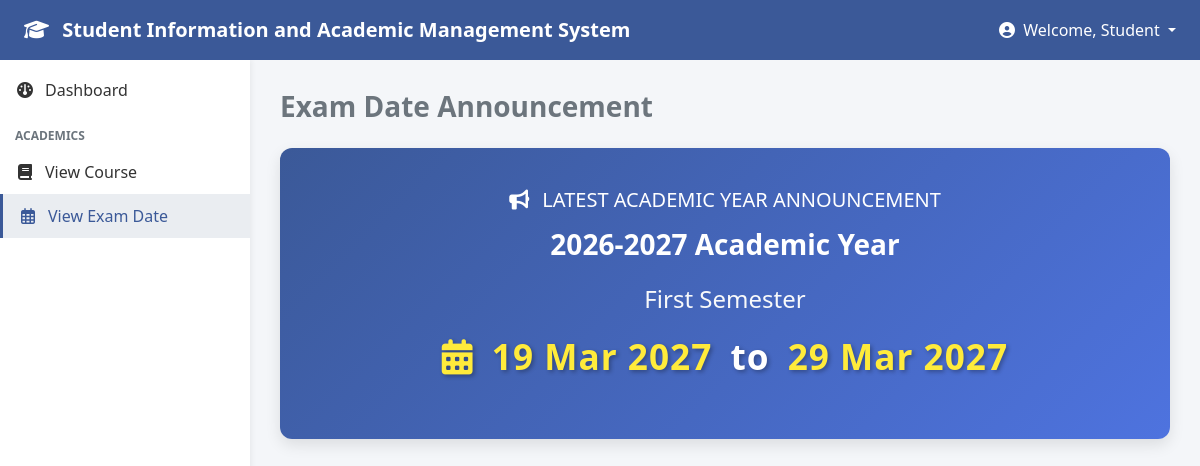
Page /student/view_exam_date.php on the committed database.
### tables this page shows
CREATE TABLE `academic_years` (
  `id` int NOT NULL AUTO_INCREMENT,
  `academic_year` varchar(100) NOT NULL,
  `class_name` varchar(100) NOT NULL,
  `start_date` date NOT NULL,
  `end_date` date NOT NULL,
  `created_at` timestamp NULL DEFAULT CURRENT_TIMESTAMP,
  PRIMARY KEY (`id`)
);

### student/view_exam_date.php (the view, shortened to what this page needs)
<?php
include '../db.php';
$latest_exam = $conn->query("SELECT * FROM academic_years ORDER BY id DESC LIMIT 1")->fetch_assoc();
?>
<!DOCTYPE html>
<html lang="en">
<head>
    <link href="https://cdn.jsdelivr.net/npm/bootstrap@5.3.0/dist/css/bootstrap.min.css" rel="stylesheet">
    <link rel="stylesheet" href="https://cdnjs.cloudflare.com/ajax/libs/font-awesome/6.4.0/css/all.min.css">
</head>
<body>
    <nav class="top-navbar d-flex align-items-center px-4 justify-content-between">
        <h5 class="m-0 fw-bold"><i class="fa-solid fa-graduation-cap me-2"></i> Student Information and Academic Management System</h5>
        <div class="dropdown">
            <a href="#" class="text-white text-decoration-none dropdown-toggle" data-bs-toggle="dropdown">
                <i class="fa-solid fa-user-circle me-1"></i> Welcome, <?php echo htmlspecialchars($_SESSION['username'] ?? 'Student'); ?>
            </a>
        </div>
    </nav>
    <div class="sidebar py-2">
        <a href="dashboard.php"><i class="fa-solid fa-gauge"></i> Dashboard</a>
        <div class="menu-category">Academics</div>
        <a href="view_course.php"><i class="fa-solid fa-book"></i> View Course</a>
        <a href="view_exam_date.php" class="active"><i class="fa-regular fa-calendar-days"></i> View Exam Date</a>
    </div>
    <div class="main-content">
        <h3 class="fw-bold text-secondary mb-4">Exam Date Announcement</h3>
        <?php if ($latest_exam): ?>
            <div class="exam-banner text-center">
                <h5 class="text-uppercase tracking-wider mb-3">
                    <i class="fa-solid fa-bullhorn me-2"></i> LATEST ACADEMIC YEAR ANNOUNCEMENT
                </h5>
                <h3 class="fw-bold mb-4"><?php echo htmlspecialchars($latest_exam['academic_year'] ?? ''); ?> Academic Year</h3>
                <h4 class="text-light mb-2"><?php echo htmlspecialchars($latest_exam['class_name'] ?? ''); ?></h4>
                <div class="exam-date-big my-3">
                    <i class="fa-solid fa-calendar-days me-2"></i>
                    <?php echo date("d M Y", strtotime($latest_exam['start_date'])); ?>
                    <span class="text-white px-2">to</span>
                    <?php echo date("d M Y", strtotime($latest_exam['end_date'])); ?>
                </div>
            </div>
        <?php else: ?>
            <div class="alert alert-info text-center py-4 fs-5">
                <i class="fa-solid fa-circle-info me-2"></i> No academic year or exam dates announced yet.
            </div>
        <?php endif; ?>
    </div>
</body>
</html>

### student/view_exam_date.php (style rules this page uses)
body { background-color: #f4f6f9; font-family: 'Segoe UI', Tahoma, Geneva, Verdana, sans-serif; }
.top-navbar { height: 60px; background-color: #3b5998; color: white; position: fixed; top: 0; left: 0; right: 0; z-index: 1030; }
.sidebar { width: 250px; background-color: #ffffff; position: fixed; top: 60px; bottom: 0; left: 0; box-shadow: 2px 0 5px rgba(0,0,0,0.05); overflow-y: auto; z-index: 1020; }
.sidebar .menu-category { font-size: 0.75rem; text-transform: uppercase; color: #6c757d; padding: 15px 15px 5px 15px; font-weight: bold; }
.sidebar a { padding: 10px 15px; display: flex; align-items: center; color: #333; text-decoration: none; transition: 0.2s; }
.sidebar a:hover, .sidebar a.active { background-color: #eaedf1; color: #3b5998; font-weight: 500; border-left: 3px solid #3b5998; }
.sidebar a i { margin-right: 10px; width: 20px; text-align: center; }
.main-content { margin-left: 250px; margin-top: 60px; padding: 30px; }
.exam-banner { background: linear-gradient(135deg, #3b5998, #4e73df); color: white; border-radius: 12px; padding: 40px 30px; margin-top: 20px; box-shadow: 0 6px 15px rgba(0,0,0,0.1); }
.exam-date-big { font-size: 2.2rem; font-weight: 800; letter-spacing: 1px; color: #ffeb3b; text-shadow: 2px 2px 4px rgba(0,0,0,0.3); }

### rows in the picture
academic_years: academic_year "2026-2027", class_name "First Semester", start_date "19 Mar 2027", end_date "29 Mar 2027"

### other values in the picture
$_SESSION['username'] "Student"
